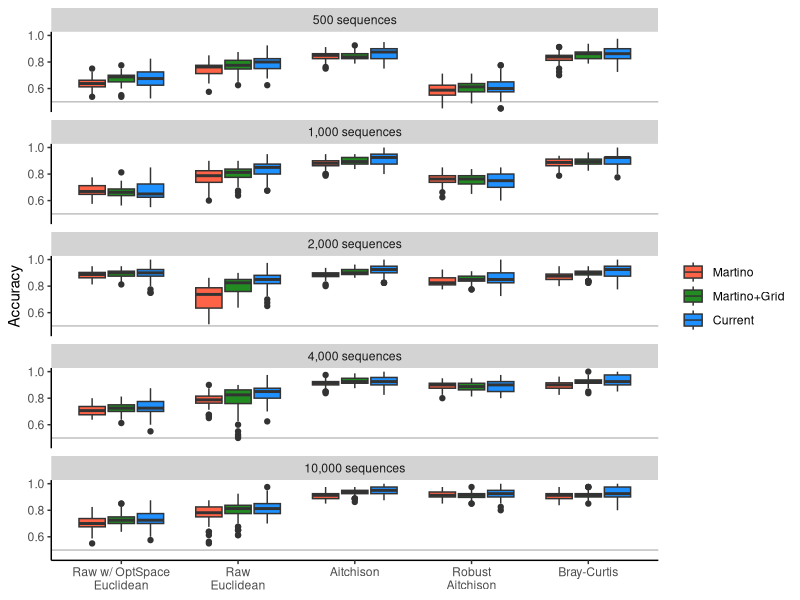
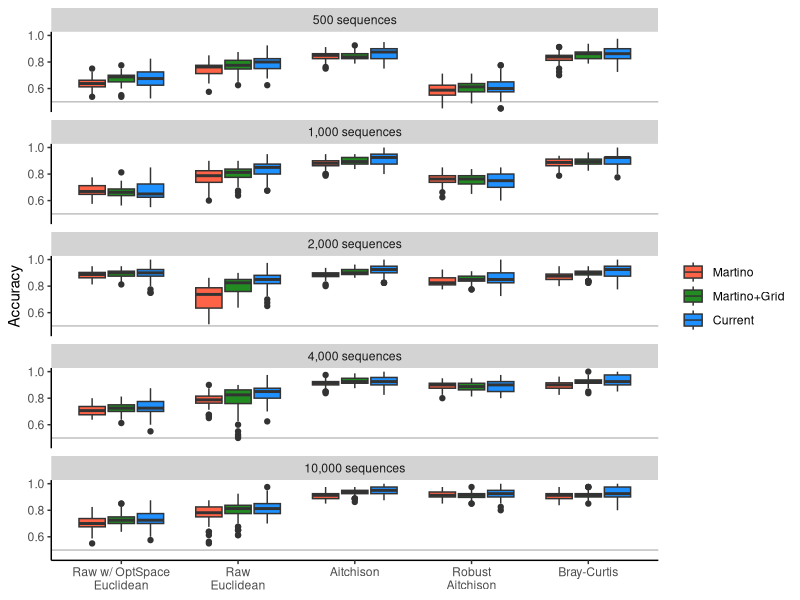

R code for these plots, in order:
#!/usr/bin/env Rscript

library(tidyverse)

pooled_data <- read_tsv("data/process/simulation.knn.tsv") %>%
  filter(simulation == "overlap") %>%
  mutate(depth = factor(depth, levels = c(500, 1000, 2000, 4000, 10000)),
         process_calculator = factor(process_calculator,
                                     levels = c("optspace_euclidean",
                                                "raw_euclidean",
                                                "oclr_euclidean",
                                                "rpca_euclidean",
                                                "raw_bray")))

format_depth <- c(
  "500" = "500 sequences", 
  "1000" = "1,000 sequences",
  "2000" = "2,000 sequences", 
  "4000" = "4,000 sequences",
  "10000" = "10,000 sequences")

pooled_data %>%
  ggplot(aes(x = process_calculator, y = test, fill = approach)) +
  geom_hline(yintercept = 0.5, color = "gray") +
  geom_boxplot() +
  facet_wrap(~depth, ncol = 1,
             labeller = labeller(depth = format_depth)) +
  labs(x = NULL,
       y = "Accuracy") +
  scale_x_discrete(breaks = c("oclr_euclidean",
                              "raw_euclidean", "optspace_euclidean",
                              "raw_bray", "rpca_euclidean"),
                   labels = c("Aitchison", "Raw\nEuclidean",
                              "Raw w/ OptSpace\nEuclidean",
                              "Bray-Curtis", "Robust\nAitchison")) +
  scale_fill_manual(name = NULL,
                    breaks = c("cm", "cmgrid", "pds"),
                    labels = c("Martino", "Martino+Grid", "Current"),
                    values = c("tomato", "forestgreen", "dodgerblue")) +
  theme_classic() +
  theme(strip.background = element_rect(color = NA, fill = "lightgray"))

ggsave("figures/knn_overlap_comparison.png", width = 6, height = 8)
